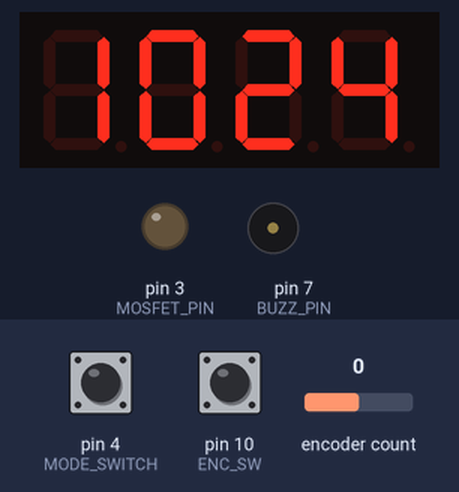
This sketch was run on a simulated Arduino Uno, built with avr-gcc and run on an emulated ATmega328P. Shown: 4-digit seven-segment display, output pins drawn as LEDs (lit = HIGH), buzzer (waves = sounding, pin HIGH). Inputs (shaded band) come from the test bench; at power-on: encoder count 0, pin 4 (MODE_SWITCH) HIGH, pin 10 (ENC_SW) HIGH. The local clock reads 2024-03-15 10:24:30 at power-on unless the sketch sets it; EEPROM starts erased.

Above: at 1.2 s.
1.3 s: encoder count set to 1
At 2.5 s:
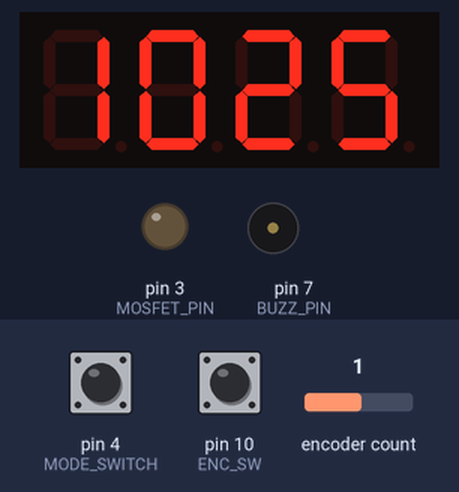
2.8 s: pin 4 (MODE_SWITCH) pulled LOW for 0.15 s
At 2.88 s:
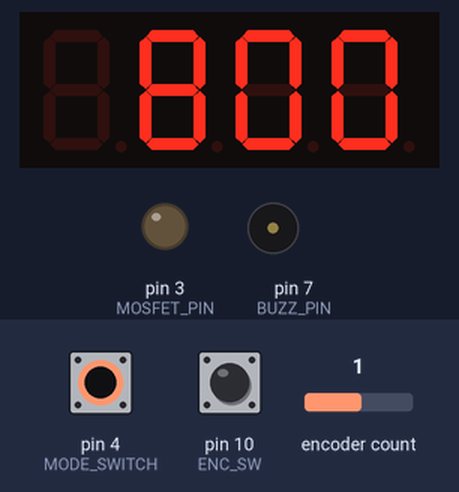
4.4 s: encoder count set to 2
At 4.7 s:
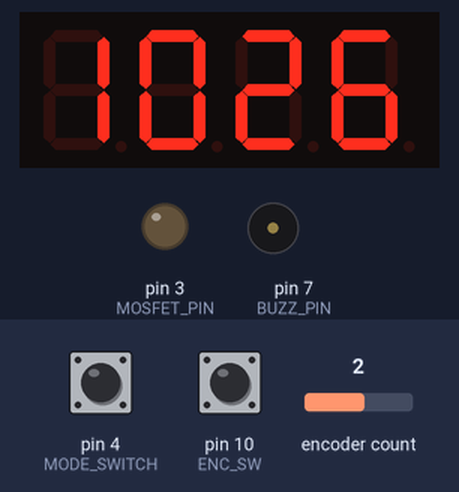
5.9 s: encoder count set to 3
At 7.0 s:
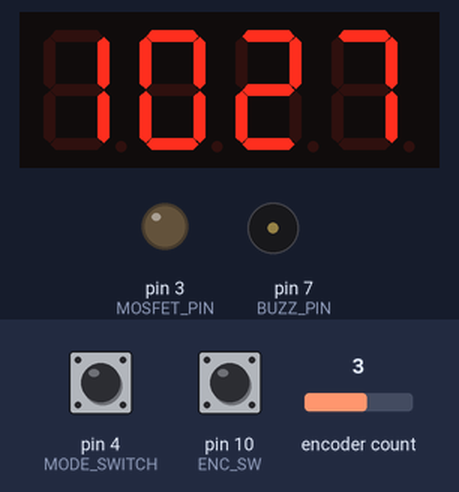
Timing chart, 0 to 8.4 s (numbered marks = the images above; inputs shaded):
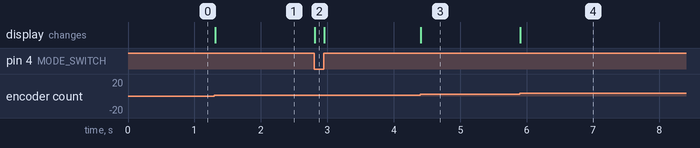

Measured:
- after the input at 1.3 s, the display: changes at once (image 1)
- after the input at 2.8 s, the display: changes at once (image 2)
- after the input at 4.4 s, the display: changes at once (image 3)
- after the input at 5.9 s, the display: changes at once (image 4)

The sketch:

novaya.ino
```cpp
#include <Wire.h>
#include <RTClib.h>
#include <EEPROM.h>

#include "GyverEncoder.h"
#include "GyverTM1637.h"

// ===== ПИНЫ =====
#define CLK 12
#define DIO 11

#define ENC_CLK 8
#define ENC_DT 9
#define ENC_SW 10

#define MODE_SWITCH 4
#define MOSFET_PIN 3
#define BUZZ_PIN 7

// ===== НАСТРОЙКИ =====
#define BUZZER_ENABLED 1 // 🔊 0 = звук ВЫКЛ, 1 = звук ВКЛ
#define DAWN_DURATION 20 // минут рассвета ( сколько минут реального времени ДО времени будильника лента будер разгораться)

// ===== RTC =====
RTC_DS3231 rtc;

// ===== ВРЕМЯ =====
int hrs;
int mins;

int alm_hrs;
int alm_mins;

// ===== EEPROM =====
#define EEPROM_ALM_H 0
#define EEPROM_ALM_M 1

// ===== ОБЪЕКТЫ =====
GyverTM1637 disp(CLK, DIO);
Encoder enc(ENC_CLK, ENC_DT, ENC_SW);

// ===== ПЕРЕМЕННЫЕ =====
bool isAlarmMode = false;
bool alarmTriggered = false;

unsigned long lastMinute = 0;

int brightness = 0;

// ===== SETUP =====
void setup() {

  Wire.begin();
  rtc.begin();

  pinMode(MOSFET_PIN, OUTPUT);
  analogWrite(MOSFET_PIN, 0);

  pinMode(MODE_SWITCH, INPUT_PULLUP);
  pinMode(BUZZ_PIN, OUTPUT);

  disp.clear();
  disp.brightness(7);

  pinMode(ENC_CLK, INPUT_PULLUP);
  pinMode(ENC_DT, INPUT_PULLUP);
  pinMode(ENC_SW, INPUT_PULLUP);

  enc.setType(TYPE2);
  enc.setTickMode(MANUAL);

  // ===== ЧТЕНИЕ ТЕКУЩЕГО ВРЕМЕНИ =====
  DateTime now = rtc.now();
  hrs = now.hour();
  mins = now.minute();

  // ===== ЧТЕНИЕ БУДИЛЬНИКА =====
  alm_hrs = EEPROM.read(EEPROM_ALM_H);
  alm_mins = EEPROM.read(EEPROM_ALM_M);

  if (alm_hrs > 23) alm_hrs = 8;
  if (alm_mins > 59) alm_mins = 0;

  disp.displayClock(hrs, mins);
}

// ===== LOOP =====
void loop() {

  enc.tick();

  isAlarmMode = !digitalRead(MODE_SWITCH);

  handleEncoder();
  updateTime();
  checkAlarm();

  delay(5);
}

// ===== ЭНКОДЕР =====
void handleEncoder() {

  int dir = 0;

  if (enc.isRight()) dir = 1;
  if (enc.isLeft()) dir = -1;

  if (isAlarmMode) {

    alm_mins += dir;

    if (enc.isRightH()) alm_hrs++;
    if (enc.isLeftH()) alm_hrs--;

    normalizeTime(alm_hrs, alm_mins);

    EEPROM.update(EEPROM_ALM_H, alm_hrs);
    EEPROM.update(EEPROM_ALM_M, alm_mins);

    disp.displayClock(alm_hrs, alm_mins);

  }
  else {

    mins += dir;

    if (enc.isRightH()) hrs++;
    if (enc.isLeftH()) hrs--;

    normalizeTime(hrs, mins);

    // запись времени в RTC
    rtc.adjust(DateTime(2024,1,1,hrs,mins,0));

    disp.displayClock(hrs, mins);
  }
}

// ===== ВРЕМЯ =====
void updateTime() {

  DateTime now = rtc.now();

  hrs = now.hour();
  mins = now.minute();

  if (!isAlarmMode)
    disp.displayClock(hrs, mins);
}

// ===== БУДИЛЬНИК =====
void checkAlarm() {

  int now = hrs * 60 + mins;
  int alarmTime = alm_hrs * 60 + alm_mins;

  int dawnStart = alarmTime - DAWN_DURATION;
  if (dawnStart < 0) dawnStart += 1440;

  bool inDawn;

  if (dawnStart < alarmTime)
    inDawn = (now >= dawnStart && now < alarmTime);
  else
    inDawn = (now >= dawnStart || now < alarmTime);

  // 🌅 РАССВЕТ
  if (inDawn) {

    int dawnProgress;

    if (dawnStart < alarmTime)
      dawnProgress = now - dawnStart;
    else {
      if (now >= dawnStart)
        dawnProgress = now - dawnStart;
      else
        dawnProgress = (1440 - dawnStart) + now;
    }

    float k = (float)dawnProgress / DAWN_DURATION;
    if (k > 1) k = 1;

    brightness = k * 255;

    analogWrite(MOSFET_PIN, brightness);
  }

  // ⏰ БУДИЛЬНИК
  if (now == alarmTime && !alarmTriggered) {

    analogWrite(MOSFET_PIN, 255);

    if (BUZZER_ENABLED)
      tone(BUZZ_PIN, 1000);

    alarmTriggered = true;
  }

  // сброс
  if (now != alarmTime && alarmTriggered) {

    if (now == (alarmTime + 1) % 1440) {

      alarmTriggered = false;

      if (BUZZER_ENABLED)
        noTone(BUZZ_PIN);
    }
  }

  // ночь
  if (!inDawn && now != alarmTime) {

    if (brightness > 0) {

      brightness--;
      analogWrite(MOSFET_PIN, brightness);
      delay(5);

    }
    else
      analogWrite(MOSFET_PIN, 0);
  }
}

// ===== НОРМАЛИЗАЦИЯ =====
void normalizeTime(int &h, int &m) {

  while (m > 59) {
    m -= 60;
    h++;
  }

  while (m < 0) {
    m += 60;
    h--;
  }

  while (h > 23) h -= 24;
  while (h < 0) h += 24;
}
```
